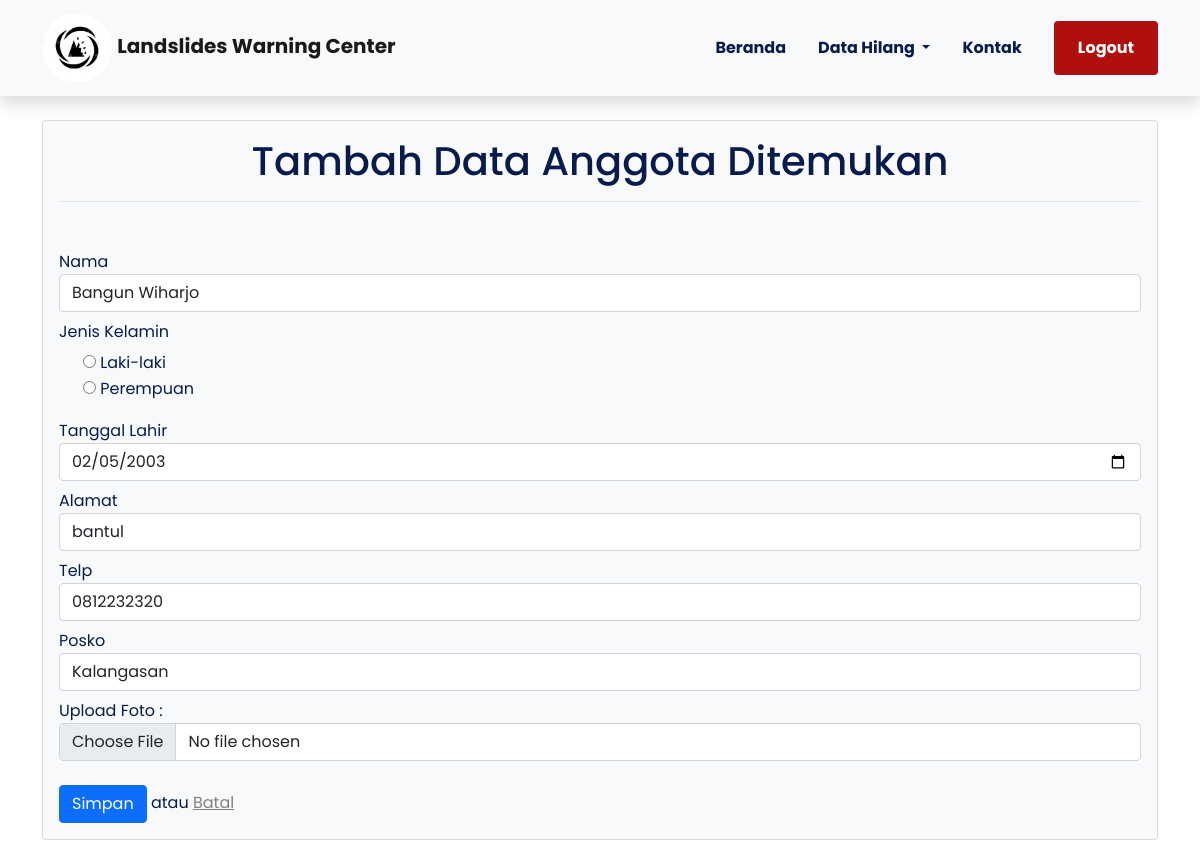
Page /Backend/tambah.php?id=1 on the committed database.
### tables this page shows
CREATE TABLE `anggota` (
  `id` int NOT NULL,
  `nama` varchar(255) NOT NULL,
  `jk` enum('L','P') NOT NULL,
  `tanggal_lahir` date NOT NULL,
  `alamat` varchar(255) NOT NULL,
  `telp` varchar(15) NOT NULL,
  `posko` varchar(255) NOT NULL,
  `foto` varchar(15) NOT NULL
);

### Backend/tambah.php (the view, shortened to what this page needs)
<?php
    require 'koneksi.php';
?>
<!doctype html>
<html lang="en">
<head>
    <link rel="stylesheet" href="libraries/bootstrap/css/bootstrap.css">
    <link rel="stylesheet" href="styles/main.css">
</head>
<body>
    <?php include 'layout/navbar.php'; ?>
    <main>
        <div class="container" style="margin-top: 120px;">
            <div class="card bg-light">
                <div class="card-body">
                    <h1 class="text-center">Tambah Data Anggota Ditemukan</h1>
                    <div class="border-bottom mt-3 mb-5"></div>
                    <?php
                    if (@$_GET['id']) {
                        $id = $_GET['id'];
                        $query = mysqli_query($konek, "SELECT * FROM anggota WHERE id = '$id'");
                        $anggota = mysqli_fetch_array($query);
                    }
                    ?>
                    <form action="function.php" method="POST" enctype="multipart/form-data">
                        <div class="form-group mt-2">
                            <label for="nama">Nama</label>
                            <input type="text" name="nama" value="<?= @$anggota['nama']; ?>" class="form-control" required>
                        </div>
                        <fieldset class="row mb-3">
                        <div class="form-group mt-2">
                            <legend class="col-form-label col-sm-2 pt-0">Jenis Kelamin</legend>
                            <div class="col-sm-10">
                            <div class="form-check">
                                <input type="radio" id="jk_l" name="jk" value="L" class="custom-control-input" required>
                                <label class="custom-control-label" for="jk_l">Laki-laki</label>
                            </div>
                            <div class="form-check">
                                <input type="radio" id="jk_p" name="jk" value="P" class="custom-control-input" required>
                                <label class="custom-control-label" for="jk_p">Perempuan</label>
                            </div>
                            </div>
                        </div>
                        </fieldset>
                        <div class="form-group mt-2">
                            <label for="tanggal_lahir">Tanggal Lahir</label>
                            <input type="date" name="tanggal_lahir" value="<?= @$anggota['tanggal_lahir']; ?>" class="form-control" required>
                        </div>
                        <div class="form-group mt-2">
                            <label for="alamat">Alamat</label>
                            <input type="text" name="alamat" value="<?= @$anggota['alamat']; ?>" class="form-control" required>
                        </div>
                        <div class="form-group mt-2">
                            <label for="telp">Telp</label>
                            <input type="text" name="telp" value="<?= @$anggota['telp']; ?>" class="form-control" required>
                        </div>
                        <div class="form-group mt-2">
                            <label for="posko">Posko</label>
                            <input type="text" name="posko" value="<?= @$anggota['posko']; ?>" class="form-control" required>
                        </div>
                        <div class="form-group mt-2">
                            <label for="foto">Upload Foto : </label>
                            <input type="file" class="form-control" name="foto" id="foto" value="<?= @$foto['posko']; ?>">
                        </div>
                        <div class="form-group mt-4">
                            <button class="btn btn-primary" type="submit" name="submit">Simpan</button>
                            atau
                            <a href="tampil.php" style="color:grey;">Batal</a>
                        </div>
                    </form>
                </div>
            </div>
        </div>
    </main>
</body>
</html>

### frontend/styles/main.css (style rules this page uses)
body { background-color: #ffffff; font-family: "Assistant", sans-serif; color: #071c4d; }

### Backend/style/main.css (style rules this page uses)
body { background-color: #ffffff; font-family: "poppins", sans-serif; color: #071C4D; }

### rows in the picture
anggota: nama "Bangun Wiharjo", tanggal_lahir "02/05/2003", alamat "bantul", telp "0812232320", posko "Kalangasan"
